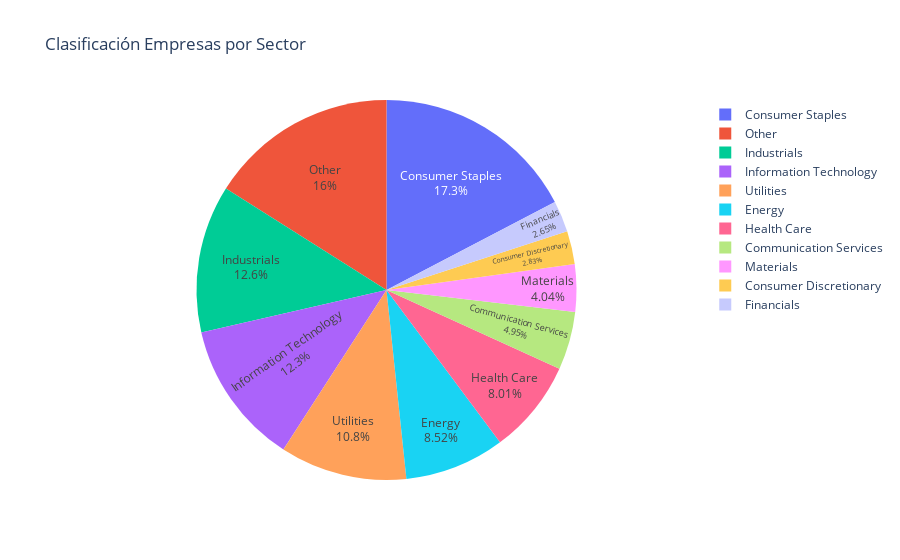

The code cell stored with this chart in its notebook:
### Code cell
# Pie Chart
import plotly.express as px

fig = px.pie(values=df.value_counts(), 
             names=df['Sector'], title='Clasificación Empresas por Sector')

fig.update_traces(textposition='inside', textinfo='percent+label')
fig.show()

### Figure 1 — Plotly figure (JSON) as saved in the notebook; plotly's stock layout.template omitted (floating-point values rounded to 4 significant figures; data arrays with more than 128 entries replaced by an {"elided": "..."} marker saying what was removed)
{"data": [{"domain": {"x": [0, 1], "y": [0, 1]}, "hovertemplate": "label=%{label}<br>value=%{value}<extra></extra>", "labels": {"elided": "7805 str values"}, "legendgroup": "", "name": "", "showlegend": true, "textinfo": "percent+label", "textposition": "inside", "type": "pie", "values": {"elided": "7805 int values"}}], "layout": {"legend": {"tracegroupgap": 0}, "title": {"text": "Clasificación Empresas por Sector"}}}
